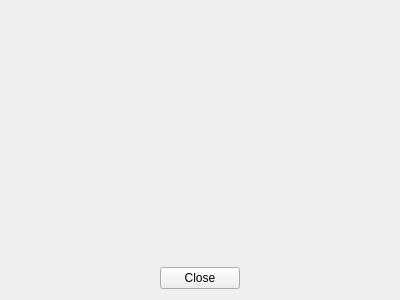
<?xml version="1.0" encoding="UTF-8"?>
<ui version="4.0">
 <class>AboutDialog</class>
 <widget class="QWidget" name="AboutDialog">
  <property name="geometry">
   <rect>
    <x>0</x>
    <y>0</y>
    <width>400</width>
    <height>300</height>
   </rect>
  </property>
  <property name="windowTitle">
   <string>AboutDialog</string>
  </property>
  <layout class="QVBoxLayout" name="verticalLayout">
   <property name="leftMargin">
    <number>0</number>
   </property>
   <property name="topMargin">
    <number>0</number>
   </property>
   <property name="rightMargin">
    <number>0</number>
   </property>
   <item>
    <widget class="QTextBrowser" name="textBrowser">
     <property name="styleSheet">
      <string notr="true">background-color: rgba(255, 255, 255, 0);</string>
     </property>
     <property name="frameShape">
      <enum>QFrame::NoFrame</enum>
     </property>
     <property name="frameShadow">
      <enum>QFrame::Plain</enum>
     </property>
     <property name="lineWidth">
      <number>0</number>
     </property>
     <property name="openExternalLinks">
      <bool>true</bool>
     </property>
    </widget>
   </item>
   <item>
    <widget class="QDialogButtonBox" name="buttonBox">
     <property name="standardButtons">
      <set>QDialogButtonBox::Close</set>
     </property>
     <property name="centerButtons">
      <bool>true</bool>
     </property>
    </widget>
   </item>
  </layout>
 </widget>
 <resources>
  <include location="../res/res.qrc"/>
 </resources>
 <connections/>
</ui>
